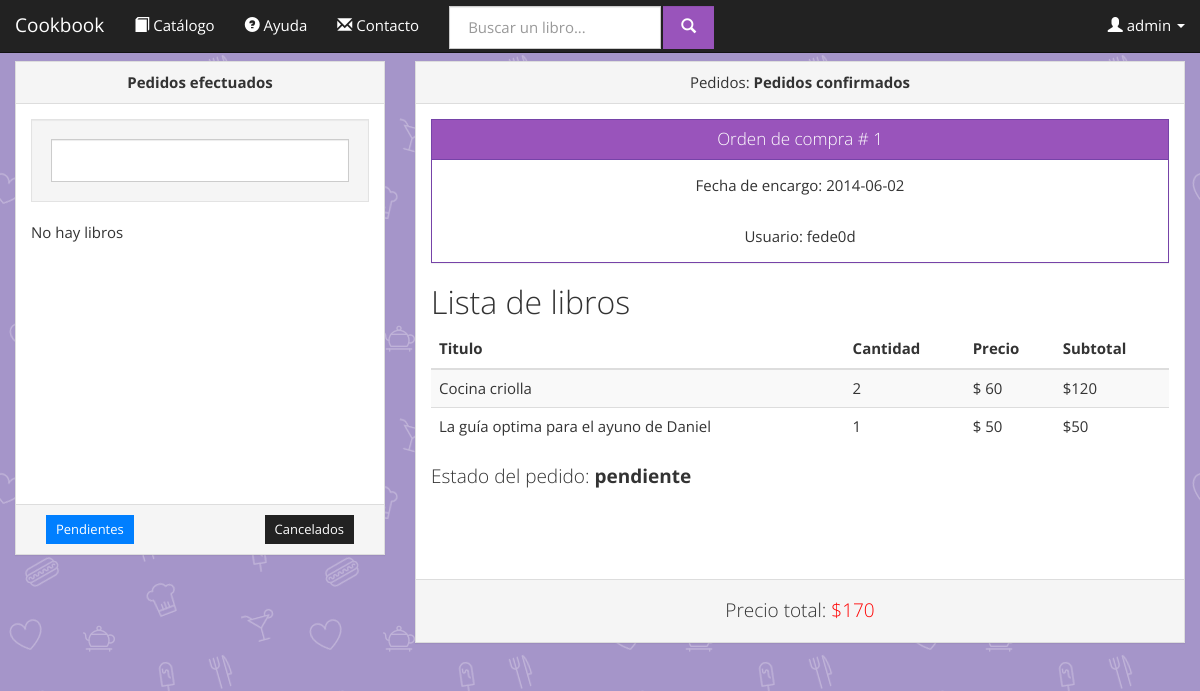
Before: /cookbooks.com.ar/admin_pedidos.php?efectuado=1 (signed in) with the older database file.
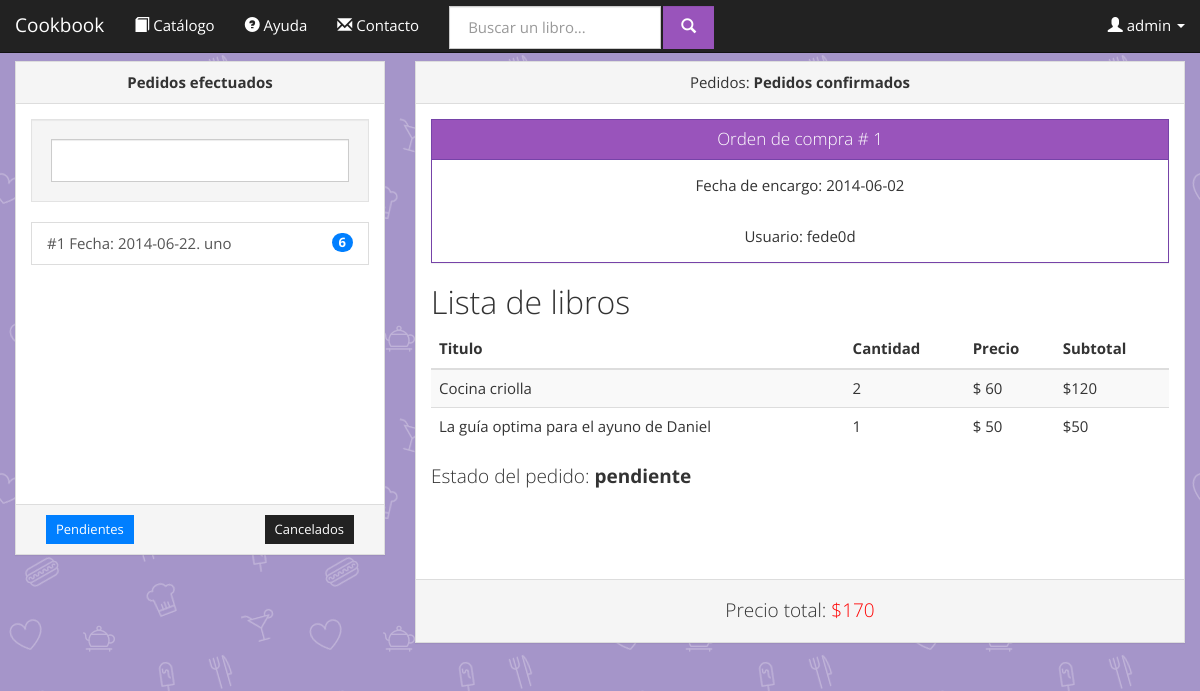
After: the same page with the newer database file.
### tables this page shows
CREATE TABLE IF NOT EXISTS `pedidos` (
  `id` int(11) NOT NULL AUTO_INCREMENT,
  `ISBN` int(11) NOT NULL,
  `cantidad` int(11) NOT NULL,
  `precio_unitario` double NOT NULL,
  `id_compra` int(20) NOT NULL,
  PRIMARY KEY (`id`)
);

CREATE TABLE IF NOT EXISTS `libros` (
  `ISBN` varchar(10) NOT NULL DEFAULT '',
  `titulo` varchar(50) NOT NULL DEFAULT '',
  `IDIOMA` varchar(40) NOT NULL DEFAULT '',
  `paginas` int(11) NOT NULL DEFAULT '0',
  `precio` float NOT NULL DEFAULT '0',
  `fecha` date NOT NULL DEFAULT '0000-00-00',
  `etiquetas` varchar(100) NOT NULL DEFAULT '',
  `texto` text,
  `tapa` text,
  `eliminado` tinyint(1) NOT NULL DEFAULT '0',
  `hidden` tinyint(1) NOT NULL,
  PRIMARY KEY (`ISBN`)
);

CREATE TABLE IF NOT EXISTS `compra` (
  `id` int(11) NOT NULL AUTO_INCREMENT,
  `fecha` date NOT NULL,
  `estado` varchar(20) NOT NULL,
  `username` varchar(30) NOT NULL,
  PRIMARY KEY (`id`)
);

### cookbooks.com.ar/database.php (called while the page is built, shortened)
<?php
class Conexion {
	private $hostname = 'localhost';
	private $port = '3306';
	private $username = 'root';
	private $password = 'F3Dericcio';
	private $dbname = 'cookbookg32';
	private static $dbh = NULL;
	function conectar(){
		try {
			if (!self::$dbh)
			self::$dbh = new PDO("mysql:host=$this->hostname;dbname=$this->dbname;port=$this->port", $this->username, $this->password, array(PDO::MYSQL_ATTR_INIT_COMMAND => "SET NAMES utf8"));
			return true;
		} catch(PDOException $e) {
			echo $e -> getMessage();
			return false;
		}
	}
	function query($statement){
		return self::$dbh->query($statement);
	}
}
class Users{
	static private $conexion;
	static private $initialized = FALSE;
	static function initialize(){
		if (self::$initialized) return;
		self::$conexion = new Conexion;
		self::$initialized = TRUE;
	}
	static function getUserLogin(){
		if (isset($_SESSION['username'])){
			$username = $_SESSION['username'];
			$info = self::$conexion->query("
				SELECT *
				FROM usuarios
				WHERE (username='$username' AND enabled='1')
			");
			if ($info->rowCount() == 1){
				$array = $info->fetch(PDO::FETCH_ASSOC);
				return new User($array);
			}else return NULL;
		}else{
			return NULL;
		}
	}
}
class Books{
	static private $conexion;
	static private $initialized = false;
	static function initialize(){
		if (self::$initialized) return;
		self::$conexion = new Conexion;
		self::$initialized = TRUE;
	}
	static function getBook($bookISBN){
		$result = self::$conexion->query("
			SELECT L.ISBN, L.titulo, GROUP_CONCAT(E.id_autor) as autores, L.paginas, L.precio, L.IDIOMA, L.fecha, L.etiquetas, L.texto, L.tapa, L.eliminado, L.hidden
			FROM libros L
			LEFT JOIN escribe E ON (L.ISBN=E.isbn)
			GROUP BY L.ISBN
			HAVING (L.ISBN=$bookISBN)
		");
		if ($result && $result->rowCount()>0){
			$bookInfo = $result->fetchAll(PDO::FETCH_ASSOC);
			return new Book($bookInfo[0]);
		}
		return NULL;
	}
}
class Book{
	private	$ISBN, $OLD_ISBN,
			$titulo,
			$paginas,
			$precio,
			$idioma,
			$fecha,
			$etiquetas,
			$texto,
			$tapa,
			$eliminado,
			$oculto,
			$autores;
	function __construct($param){
		$this->titulo = $param['titulo']? $param['titulo']:'';
	}
	function getTitulo(){
		return $this->titulo;
	}
}
class Compras{
	static private $initialized = FALSE;
	static private $conexion;
	private static function initialize(){
		if (self::$initialized) return;
		self::$conexion = new Conexion;
		self::$initialized = TRUE;
	}
	static function getCompra($idCompra){
		$data = self::$conexion->query("
			SELECT *
			FROM compra C
			WHERE (C.id='$idCompra')
		");
		if ($data){
			$data = $data->fetch(PDO::FETCH_ASSOC);
			return new Compra($data);
		}
		return NULL;self::$conexion->desconectar();
	}
	static function getCompras($username = FALSE){
		$query = "
			SELECT *
			FROM compra C
		";
		$data = self::$conexion->query($query);
		$compras = array();
		if ($data){
			$data = $data->fetchAll(PDO::FETCH_ASSOC);
			foreach ($data as $key => $value) {
				array_push($compras, new Compra($value));
			}
		}
		return $compras;self::$conexion->desconectar();
	}
}
class Compra{
	private $id,
			$fecha,
			$estado,
			$username;
	private $pedidos;
	function __construct($data){
		$this->id = $data['id'];
		$this->fecha = $data['fecha'];
		$this->estado = $data['estado'];
		$this->username = $data['username'];
		$this->pedidos = FALSE;
	}
	function getId(){
		return $this->id;
	}
	function getFecha(){
		return $this->fecha;
	}
	function getEstado(){
		return $this->estado;
	}
	function getUsername(){
		return $this->username;
	}
	function getPedidos(){
		if (!$this->pedidos){
			$this->pedidos = Pedidos::getPedidos($this->id);
		}
		return $this->pedidos;
	}
	function getCantidadLibros(){
		$pedidos = $this->getPedidos();
		$cant = 0;
		foreach ($pedidos as $key => $pedido) {
			$cant += $pedido->getCantidad();
		}
		return $cant;
	}
}
class Pedidos{
	static private $initialized = FALSE;
	static private $conexion;
	private static function initialize(){
		if (self::$initialized) return;
		self::$conexion = new Conexion;
		self::$initialized = TRUE;
	}
	static function getPedidos($idCompra){
		$data = self::$conexion->query("
			SELECT *
			FROM pedidos P
			WHERE (P.id_compra='$idCompra')
		");
		$pedidos = array();
		if ($data){
			$data = $data->fetchAll(PDO::FETCH_ASSOC);
			foreach ($data as $key => $value) {
				array_push($pedidos, new Pedido($value));
			}
		}
		return $pedidos;
	}
}
class Pedido{
	private $id,
			$ISBN,
			$cantidad,
			$precio_unitario,
			$id_compra;
	function __construct($data){
		$this->ISBN = $data['ISBN'];
		$this->cantidad = $data['cantidad'];
		$this->precio_unitario = $data['precio_unitario'];
	}
	function getISBN(){
		return $this->ISBN;
	}
	function getCantidad(){
		return $this->cantidad;
	}
	function getPrecioUnitario(){
		return $this->precio_unitario;
	}
	function getSubtotal(){
		return $this->cantidad*$this->precio_unitario;
	}
}
		?>

### cookbooks.com.ar/admin_pedidos.php (the view, shortened to what the changed rows need)
<?php include_once('database.php'); ?>
<?php
	$user = Users::getUserLogin();
?>
<!DOCTYPE html>
<html lang="es">
    <head>
        <link href="bootstrap-3.1.1-dist/css/bootstrap_Cosmo.css" rel="stylesheet" media="screen">
        <?php
        if (isset($_REQUEST['efectuado'])) $Ptratados = true; else $Ptratados=false;
		if (isset($_REQUEST['cancelado'])) $Pcancelados = true; else $Pcancelados=false;
		if (isset($_REQUEST['pendiente'])) $Pespera = true; else $Pespera=false;
		$ID_compra = -1;
		$panel=false;
		if (isset($_REQUEST['pendiente'])) {
			if( $_REQUEST['pendiente']!=0) {
			$panel=true;
			$ID_compra = $_REQUEST['pendiente'];
			$Compra= Compras::getCompra($ID_compra);
			}
		}
		elseif (isset($_REQUEST['efectuado'])) {
			if( $_REQUEST['efectuado']!=0) {
			$panel=true;
			$ID_compra = $_REQUEST['efectuado'];
			$Compra= Compras::getCompra($ID_compra);
			}
		}
		elseif (isset($_REQUEST['cancelado'])) {
			if( $_REQUEST['cancelado']!=0) {
			$panel=true;
			$ID_compra = $_REQUEST['cancelado'];
			$Compra= Compras::getCompra($ID_compra);
			}
		}
        ?>
    </head>
    <body>
        <?php include_once('navigation.php'); ?>
        <div class="container-fluid text-center">
            <div class="row">
                <div class="col-md-4">
                	<?php
                		if($Ptratados) $estado= "efectuado";
						elseif($Pcancelados) $estado= "cancelado";
						else $estado= "pendiente";
                	 ?>
                	<div class="panel panel-default">
                		<div class="panel-body" style="max-height: 555px; min-height:400px; overflow-y: scroll;">
                			<div class="well">
                				<input id="filter_box" type="text" class="form-control" />
                			</div>
                			<div id="purchase_list" class="list-group text-left">
                					<?php
                					$pos=0;
                					$compras = Compras::getCompras();
									foreach ($compras as $key => $value) {
										 if($value->getEstado()==$estado){ $pos++; ?>
			                				<a href="admin_pedidos.php?<?php echo $estado."=".$value->getId(); ?>" class="list-group-item <?php if ($ID_compra==$value->getId()) echo 'active' ?>" onclick="resolver(this)">
												<?php echo '#'.$pos.' Fecha: '.$value->getFecha().'.  '.$value->getUsername();  ?>
												<span class="badge" title="Cantidad de libros"><?php echo $value->getCantidadLibros() ?></span>
											</a>
									<?php  }
									 }  if($pos==0) echo  ("No hay libros");
									 ?>
                			</div>
                		</div>
                	</div>
                </div>
                <?php
                if($panel){ ?>
                <div class="col-md-8 <?php if (!$Ptratados && !$Pcancelados && !$Pespera && !$Pinfo){ echo "hidden";} ?>">
                	<div class="panel panel-default">
                		<div class="panel-body" style="max-height: 475px; min-height:475px;">
								<h2 align="left">Lista de libros</h2>
								<table class="table table-striped table-hover ">
										  <thead>
										    <tr>
										      <th>Titulo</th>
										      <th>Cantidad</th>
										      <th>Precio</th>
										      <th>Subtotal</th>
										    </tr>
										  </thead>
								<tbody>
								<?php
								$libros= $Compra->getPedidos();
								foreach ($libros as $key => $value) { ?>
										    <tr  align="left">
										      <td><?php echo Books::getBook($value->getISBN())->getTitulo(); ?></td>
										      <td><?php echo $value->getCantidad(); ?></td>
										      <td>$ <?php echo $value->getPrecioUnitario(); ?></td>
										      <td>$<?php echo $value->getSubtotal(); ?></td>
										    </tr>
								<?php }
								?>
								</tbody>
								</table>
                		</div>
                	</div>
                </div>
                <?php } ?>
            </div>
        </div>
    </body>
</html>

Changed rows visible on the page:
added compra: fecha "2014-06-22", username "uno", CantidadLibros "6"
Other visible differences:
text no longer shown: "No hay libros"
